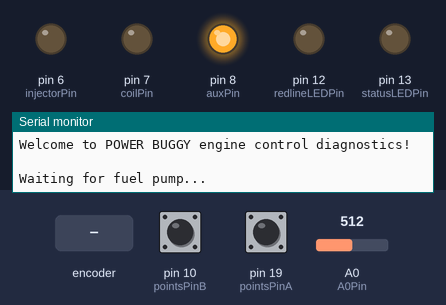
The sketch below on a simulated Arduino Uno, built with avr-gcc and run on an emulated ATmega328P. Shown: output pins drawn as LEDs (lit = HIGH), the last lines printed to the serial monitor. Inputs (shaded band) come from the test bench; at power-on: pin 10 (pointsPinB) HIGH, A0 (A0Pin) = 512, pin 19 (pointsPinA) HIGH.

Above: at 0.1 s.
At 1.06 s:
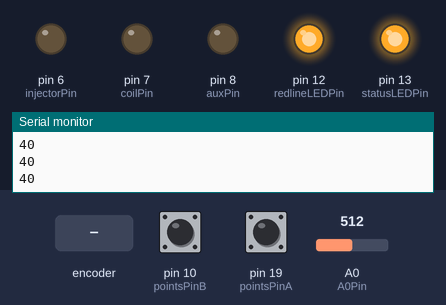
1.6 s: rotary encoder on pin 19 (pointsPinA) / pin 10 (pointsPinB) turned 3 steps (first pin leading)
At 2.76 s:
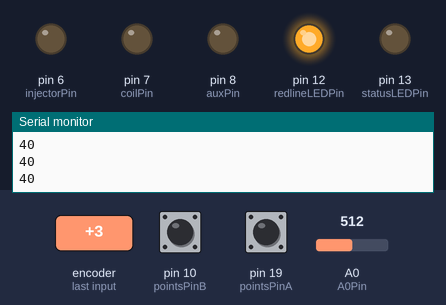
Timing chart, 0 to 10.6 s (numbered marks = the images above; inputs shaded):
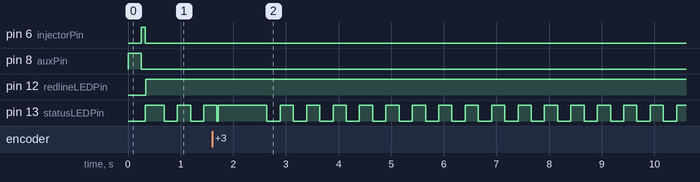

The sketch:

Fuel_Control_Standalone_V1.0.ino
```cpp
// Standalone Fuel Injection Controller for 4-Coil PCB Series
// Part of the Power Buggy ECM system.
// (C) 2021 John Patterson Consulting, LLC
// You are free to modify and redistribute this code without restriction.

// ----------------- Program constants -----------------:

// Pin numbers:
const int pointsPinA = 19;                                // Pin number for distributor points signal.
const int pointsPinB = 10;                                // Pin number for distributor points signal.
const int coilPin = 7;                                  // Pin number for ignition coil transistor.
const int injectorPin = 6;                              // Pin number for fuel injection transistor.
const int auxPin = 8;                                   // Pin number for auxiliary transistor.
const int redlineLEDPin = 12;                           // Pin number for redline indicator LED.
const int statusLEDPin = 13;                            // Pin number for status indicator LED.
const int A0Pin = 14;                                   // Pin number for analog input 0 (MAP sensor).
const int A1Pin = 15;                                   // Pin number for analog input 1.
const int A2Pin = 16;                                   // Pin number for analog input 2.
const int A3Pin = 17;                                   // Pin number for analog input 3.

// Sensor parameters:
const int pulsesPerRevolution = 2;                      // Number of points pulses per engine rotation.
const double Pascals_Per_ADC_Unit = 122.1;              // Number of pascals of MAP pressure per ADC integer unit.
const int vacuum_ADC_value = 102;                       // Zero-out value for the MAP sensor at full vacuum.
const double atmospherePascals = 101000.0;              // Asumed atmospheric pressure (Pa) for vacuum advance calculations.

// Ignition measurement parameters:
const bool useFallingEdge = 0;                          // Indicates whether to use rising or falling edge to detect points timing.
const double RevLimiter = 4500;                         // Rev limiter RPM speed (for indication only in Fuel Controller)

// Fuel injection parameters:
const unsigned long injectorUpdateInterval = 30000;     // How frequently (us) the fuel injectors should be cycled.
const unsigned long primeTime = 80;                     // How long to initially supply fuel when program is first initialized.
const unsigned long pumpTime = 250;                     // How long to wait for fuel pump to build pressure when program is first initialized.
const unsigned long blinkTime = 250;                    // LED status indicator blinking time (ms).
const unsigned long richStartupTime = 10000;            // How long (ms) the minimim idle duty cycle should use the initial startup value.
const double displacement_Liters = 1.776;               // Engine sidplacement (in liters).
const double injector_MaxGramsPerMinute = 690;          // Amount of fuel that fuel injector can supply (grams per minute) at given fuel pressure.
const double stallRPM = 100.0;                          // Minimum engine speed above which fuel will be dispensed.
const double min_DC_running = 0.025;                    // Minimum fuel injector duty cycle allowed while engine is running (for smoother idling).
const double min_DC_startup = 0.035;                    // Minimum fuel injector duty cycle allowed while engine is running during initial startup (for easier starting).
const double min_safe_OnTime = 2000;                    // Minimum safe injector on-time (us) to prevent failure to open (stall-out)
const double vacuum_ROC_Multiplier = 0.000000000;       // Amount of additional injector duty cycle to apply in response to increasing manifold pressure (per pascal).
const double vacuum_ROC_Cut_In = 51710;                 // Minimum manifold pressure (Pa) above which vacuum rate-of-change fuel addition will be applied.
const double airTempKelvin = 298;                       // Assumed air temperature (in Kelvin).
const double airMolarMass = 28.9;                       // Assumed molar mass of air (20% oxygen, 80% nitrogen).
const double R_Liter_Pascal_Kelvin = 8314.0;            // Ideal gas constant (Pascals and Kelvin).
const double fuel_comp = 1.0;                           // AFR compensation for fuels other than gasoline (for example, E85).

// ----------------- Global Variables -----------------:
double min_DC = min_DC_startup;                         // Minimum duty cycle for fuel injectors.
unsigned long pointsLastMicros = 0;                     // Timestamp of last recorded points triggering.
unsigned long pointsDiff = 100000000;                   // Difference in time from the last points triggering.
unsigned long injectorOnTimeMicros = 0;                 // Timestamp of injector turn-on.
unsigned long injectorOffTimeMicros = 0;                // Timestamp of injector turn-off.
unsigned long injectorOnDelay = 0;                      // Calculated ON time target for fuel injector.
unsigned long injectorOffDelay = 0;                     // Calculated OFF time target for fuel injector.
bool injectorOn = 0;                                    // Flag to indicate if fuel injector is currently in the ON state.
unsigned long blinkLastMillis = 0;                      // Timestamp of last recorded LED blink.
bool blinkState = 0;                                    // State of status LED.
int RPMrunningAverageIndex = 0;                         // Index of running average value being edited.
bool lastPointsStateA = 0;                               // Last recorded value of the points input source (Bank A).
bool lastPointsStateB = 0;                               // Last recorded value of the points input source (Bank B).
double engineRPM = 0;                                   // Measured speed of the engine (RPM).
double enginePressure = 0;                              // Measured manifold pressure (Pa).
double engineVacuum = 0;                                // Calculated manifold vacuum level (Pa).
double engineAFR = 0;                                   // Target Air-Fuel Ratio from lookup table.
double engineDC = 0;                                    // Duty cycle to be applied to the fuel injectors.
double vacROC = 0;                                      // Calculated vacuum rate-of-change.
double delayAngle = 0;                                  // Calculated delay angle for spark timing.
unsigned long delayTime = 0;                            // Calculated delay time (us) for spark timing.
unsigned long lastMAP = 0;                              // Last-measured MAP pressure.
bool stalled = 0;                                       // Engine stalled state flag.

// ----------------- AFR Tables -----------------:
// John's 1776 tune:
// PSI:                   0-1.5   1.5-3   3-4.5   4.5-6   6-7.5   7.5-9   9-10.5  10.5-12 12-13.5  13.5-15
double AFR_500RPM[10] =  {12.000, 12.000, 12.000, 12.000, 12.000, 12.000, 11.000, 11.000, 11.000, 11.000};
double AFR_1000RPM[10] = {12.000, 13.000, 13.000, 13.000, 13.000, 12.000, 12.000, 12.000, 11.000, 11.000};
double AFR_1500RPM[10] = {12.000, 13.000, 13.000, 13.000, 13.000, 13.000, 12.000, 12.000, 12.000, 11.000};
double AFR_2000RPM[10] = {14.000, 14.000, 14.000, 14.000, 13.000, 12.000, 12.000, 12.000, 12.000, 11.000};
double AFR_2500RPM[10] = {14.000, 14.000, 14.000, 13.000, 13.000, 12.000, 12.000, 12.000, 12.000, 11.000};
double AFR_3000RPM[10] = {14.000, 14.000, 14.000, 13.000, 13.000, 12.000, 12.000, 12.000, 12.000, 11.000};
double AFR_3500RPM[10] = {14.000, 14.000, 13.000, 13.000, 12.000, 12.000, 12.000, 12.000, 12.000, 11.000};
double AFR_4000RPM[10] = {14.000, 14.000, 13.000, 13.000, 13.000, 12.000, 12.000, 12.000, 12.000, 11.000};
double AFR_4500RPM[10] = {14.000, 14.000, 13.000, 13.000, 13.000, 13.000, 12.000, 12.000, 11.000, 11.000};
double AFR_5000RPM[10] = {14.000, 14.000, 13.000, 13.000, 13.000, 13.000, 12.000, 11.000, 11.000, 11.000};


// ----------------- Program Functions -----------------:

// ---------------------------------------------------------------------------------------------------------------------
// Function to compute RPM based on time since last points opening:
double RPM()
{
  // If pointsDiff is longer than the time since points() was last called,
  // just use pointsDiff to compute the RPM:
  if(pointsDiff > (micros() - pointsLastMicros))
  {
    // RPM = (Pulses/sec)/(Pulses/Revolution)*(60 sec/min)
    return (1000000.0/pointsDiff)/pulsesPerRevolution*60.0;
  }
  // If it has been longer than pointsDiff since points() was last called,
  // use the elapsed time to compute the RPM:
  else
  {
    // RPM = (Pulses/sec)/(Pulses/Revolution)*(60 sec/min)
    return (1000000.0/(micros() - pointsLastMicros))/pulsesPerRevolution*60.0;
  }
}

// ---------------------------------------------------------------------------------------------------------------------
// Function to measure the Manifold Absolute Pressure (MAP):
double MAP()
{
  double estimatedMAP = (analogRead(A0Pin) - vacuum_ADC_value)*Pascals_Per_ADC_Unit;
  // Ensure only positive MAP values are returned:
  if(estimatedMAP < 0)
  {
    estimatedMAP = 0;
  }

  return estimatedMAP;
}


// Function to check if points/sensors have been triggered (2 sensors):
bool checkPoints_2x()
{
  // Measure state of sensors for coil Bank A and Bank B:
  bool pointsStateA = digitalRead(pointsPinA);
  bool pointsStateB = digitalRead(pointsPinB);

  // If falling edge is selected, evaluate if this type of transistion has occurred:
  if(useFallingEdge)
  {
    // Trigger on falling edge:
    // Check Bank A:
    if(!pointsStateA && lastPointsStateA)
    {
      lastPointsStateA = pointsStateA;
      return 1;
    }
    // Trigger on falling edge:
    // Check Bank B:
    if(!pointsStateB && lastPointsStateB)
    {
      lastPointsStateB = pointsStateB;
      return 1;
    }
  }
  else
  // If rising edge is selected, evaluate if this type of transistion has occurred:
  {
    // Trigger on rising edge:
    // Check Bank A:
    if(pointsStateA && !lastPointsStateA)
    {
      lastPointsStateA = pointsStateA;
      return 1;
    }
    // Trigger on rising edge:
    // Check Bank B:
    if(pointsStateB && !lastPointsStateB)
    {
      lastPointsStateB = pointsStateB;
      return 1;
    }
  }

  // If no relevant transition has occurred, return 0:
  lastPointsStateA = pointsStateA;
  lastPointsStateB = pointsStateB;
  return 0;
}

// Function to obtain AFR target:
double AFR_Reporting()
{
  // Determine index of MAP pressure in AFR table to use:
  int MAP_index = 0;

  if(enginePressure < 10342.1)
  {
    MAP_index = 0;
  }
  else if(enginePressure < 20684.3)
  {
    MAP_index = 1;
  }
  else if(enginePressure < 31026.4)
  {
    MAP_index = 2;
  }
  else if(enginePressure < 41368.5)
  {
    MAP_index = 3;
  }
  else if(enginePressure < 51710.7)
  {
    MAP_index = 4;
  }
  else if(enginePressure < 62052.8)
  {
    MAP_index = 5;
  }
  else if(enginePressure < 72394.95)
  {
    MAP_index = 6;
  }
  else if(enginePressure < 82737.1)
  {
    MAP_index = 7;
  }
  else if(enginePressure < 93079.22)
  {
    MAP_index = 8;
  }
  else
  {
    MAP_index = 9;
  }

  // Determine RPM range to use and return relevant AFR:
  if(engineRPM < 500)
  {
    // Report pressure and RPM ranges to serial port in compact format:
    Serial.println(String(MAP_index) + String(0));
    return AFR_500RPM[MAP_index];
  }
    else if(engineRPM < 1000)
  {
    // Report pressure and RPM ranges to serial port in compact format:
    Serial.println(String(MAP_index) + String(1));
    return AFR_1000RPM[MAP_index];
  }
  else if(engineRPM < 1500)
  {
    // Report pressure and RPM ranges to serial port in compact format:
    Serial.println(String(MAP_index) + String(2));
    return AFR_1500RPM[MAP_index];
  }
  else if(engineRPM < 2000)
  {
    // Report pressure and RPM ranges to serial port in compact format:
    Serial.println(String(MAP_index) + String(3));
    return AFR_2000RPM[MAP_index];
  }
  else if(engineRPM < 2500)
  {
    // Report pressure and RPM ranges to serial port in compact format:
    Serial.println(String(MAP_index) + String(4));
    return AFR_2500RPM[MAP_index];
  }
  else if(engineRPM < 3000)
  {
    // Report pressure and RPM ranges to serial port in compact format:
    Serial.println(String(MAP_index) + String(5));
    return AFR_3000RPM[MAP_index];
  }
  else if(engineRPM < 3500)
  {
    // Report pressure and RPM ranges to serial port in compact format:
    Serial.println(String(MAP_index) + String(6));
    return AFR_3500RPM[MAP_index];
  }
  else if(engineRPM < 4000)
  {
    // Report pressure and RPM ranges to serial port in compact format:
    Serial.println(String(MAP_index) + String(7));
    return AFR_4000RPM[MAP_index];
  }
  else if(engineRPM < 4500)
  {
    // Report pressure and RPM ranges to serial port in compact format:
    Serial.println(String(MAP_index) + String(8));
    return AFR_4500RPM[MAP_index];
  }
  else
  {
    // Report pressure and RPM ranges to serial port in compact format:
    Serial.println(String(MAP_index) + String(9));
    return AFR_5000RPM[MAP_index];
  }
}

// ---------------------------------------------------------------------------------------------------------------------
// Function to update vacuum rate-of-change:
void updateVacROC()
{
  // Compute updated vacuum rate-of-change value:
  vacROC = ((double)enginePressure - (double)lastMAP);
  lastMAP = enginePressure;

  // Ensure that ROC is only applied if it is positive:
  if(vacROC < 0)
  {
    vacROC = 0;
  }
}

// ---------------------------------------------------------------------------------------------------------------------
// Function to compute the required fuel injector duty cycle:
double getInjectorDC()
{
  // Compute the volume flow rate of air (L/min) into the engine
  // (Otto cycle with 2 revolutions per intake stroke assumed):
  double volFlowRate = displacement_Liters*engineRPM/2.0;

  // Compute the density of air (g/L) using the Ideal Gas Law (PV=nRT):
  // Density = mass/volume = n(airMolarMass)/V = P(airMolarMass)/(RT)
  double airDensity = enginePressure*airMolarMass/(R_Liter_Pascal_Kelvin*airTempKelvin);

  // Compute the mass air flow rate into the engine:
  double massAirFlow = volFlowRate*airDensity;

  // If MAP is above threshold, apply vacuum rate-of-change factor:
  if(enginePressure > vacuum_ROC_Cut_In)
  {
    engineAFR = engineAFR - vacuum_ROC_Multiplier*vacROC;
  }
  // Otherwise, just use AFR from the table directly.

  // Apply fuel compensator (for E51, E85, etc.)
  engineAFR = fuel_comp*engineAFR;

  // Compute the required mass fuel flow rate into the engine:
  double massFuelFlow = massAirFlow/engineAFR;

  // Compute the duty cycle for the fuel injector
  // (based on the maximum fuel delivery rate):
  double estimated_DC = massFuelFlow/injector_MaxGramsPerMinute;

  // Ensure that the duty cycle does not exceed 1 or fall below the minimum duty cycle value:
  if(estimated_DC > 1.0)
  {
    estimated_DC = 1.0;
  }
  if(estimated_DC < min_DC)
  {
    estimated_DC = min_DC;
  }

  // Return final calculated duty cycle:
  return estimated_DC;
}

// ---------------------------------------------------------------------------------------------------------------------
// Function to detect if engine is stalled:
void checkStalled()
{
  //Determine if the engine is currently stalled:
  stalled = (engineRPM < stallRPM);

  // If engine is running, keep LED on and steady:
  if(!stalled)
  {
    digitalWrite(statusLEDPin, HIGH);
  }
  // If engine is stalled, blink LED:
  else if(millis() - blinkLastMillis > blinkTime)
  {
    blinkLastMillis = millis();
    blinkState = !blinkState;
    digitalWrite(statusLEDPin, blinkState);
  }
}

// ---------------------------------------------------------------------------------------------------------------------
// Arduino startup function (runs once at program startup):
void setup() {
  // Set pin modes:
  pinMode(injectorPin, OUTPUT);
  pinMode(coilPin, OUTPUT);
  pinMode(auxPin, OUTPUT);
  pinMode(redlineLEDPin, OUTPUT);
  pinMode(statusLEDPin, OUTPUT);

  // Start Serial port:
  Serial.begin(115200);
  Serial.println("Welcome to POWER BUGGY engine control diagnostics!");
  Serial.println(" ");

  // Wait for fuel pump to build pressure:
  Serial.println("Waiting for fuel pump...");
  // Test the "aux" pin:
  digitalWrite(auxPin, HIGH);
  delay(pumpTime);
  digitalWrite(auxPin, LOW);
  Serial.println(" ");

  // Prime engine with some fuel before starting:
  Serial.println("Priming intake...");
  digitalWrite(injectorPin, HIGH);
  delay(primeTime);
  digitalWrite(injectorPin, LOW);
  Serial.println("Priming complete. Ready to crank!");
  Serial.println(" ");


}

// ---------------------------------------------------------------------------------------------------------------------
// Arduino loop function (runs over and over again):
void loop() {
  // Check if points have been triggered:
  if(checkPoints_2x())
  {
    // Reset points timer to update RPM measurement accurately:
    pointsDiff = micros() - pointsLastMicros;
    pointsLastMicros = micros();
  }

  // Check if engine is stalled:
  checkStalled();

  // If injectors are ON, check if sufficient time has passed to turn them OFF:
  if(injectorOn && (micros() - injectorOnTimeMicros > injectorOnDelay))
  {
    // Turn OFF injectors:
    injectorOn = 0;
    digitalWrite(injectorPin, LOW);
    injectorOffTimeMicros = micros();

    // Compute latest engine RPM:
    engineRPM = RPM();

    // Measure MAP pressure and compute vacuum level, and update vacuum rate-of-change::
    enginePressure = MAP();
    engineVacuum = atmospherePascals - enginePressure;
    updateVacROC();

    // Perform AFR lookups and delay calculations while coil is firing:
    engineAFR = AFR_Reporting();
    engineDC = getInjectorDC();
    injectorOnDelay = (unsigned long)((double)injectorUpdateInterval*engineDC);
    injectorOffDelay = (unsigned long)((double)injectorUpdateInterval*(1-engineDC));

    // Ensure minimum safe on-time is respected:
    if(injectorOnDelay < min_safe_OnTime)
    {
      // Force injector on-time delay to minimum safe value:
      injectorOnDelay = min_safe_OnTime;

      // Compensate injector off-time to achieve required duty cycle:
      injectorOffDelay = ((unsigned long)(((double)min_safe_OnTime)/engineDC) - min_safe_OnTime);
    }

    // Check if startup rich idle timer has ended:
    if(millis() > richStartupTime)
    {
      min_DC = min_DC_running;
    }
  }

  // If injectors are OFF, check if sufficient time has passed to turn them ON:
  if(!injectorOn && ((micros() - injectorOffTimeMicros) > injectorOffDelay))
  {
    injectorOn = 1;
    // Turn ON injectors (if engine is not stalled):
    digitalWrite(injectorPin, !stalled);
    injectorOnTimeMicros = micros();

  }

  // Check rev limiter for LED;
  if(engineRPM > RevLimiter)
  {
    // Illuminate rev limiter LED if rev limiter is exceeded:
    digitalWrite(redlineLEDPin, HIGH);
  }

}
```
